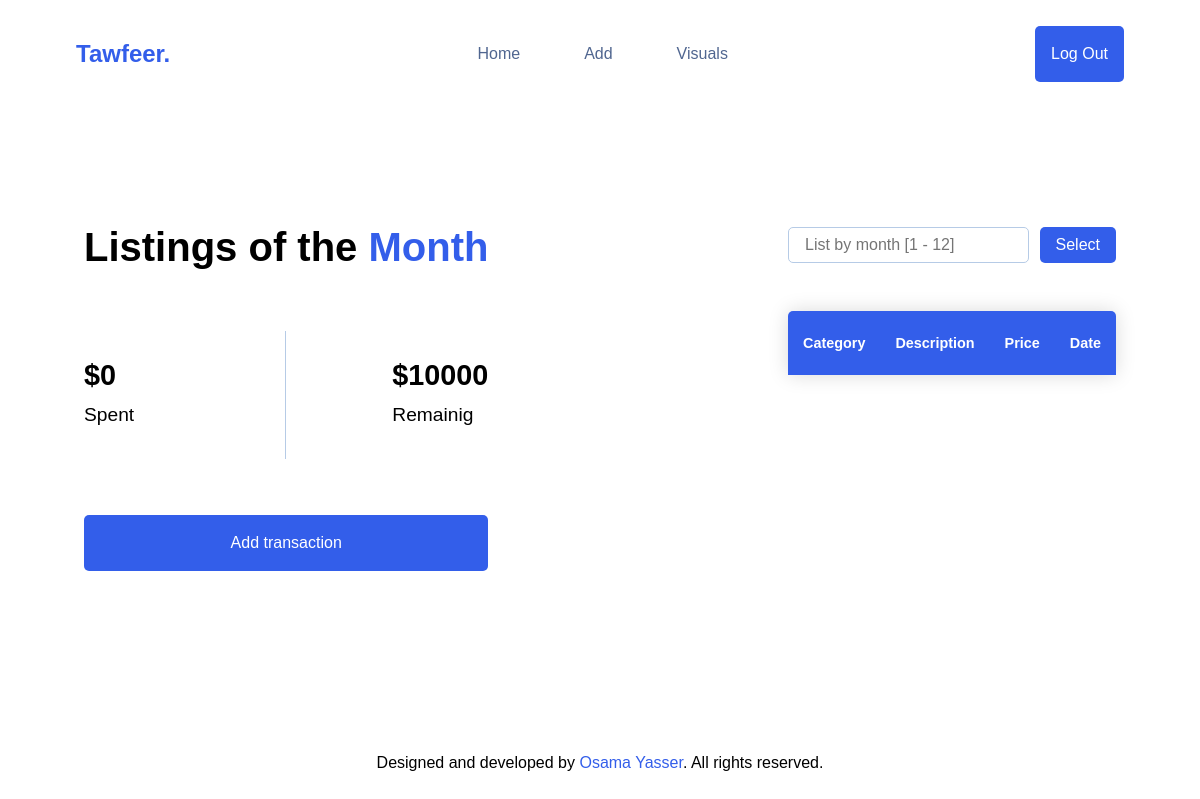
Before: / (signed in) with the older database file.
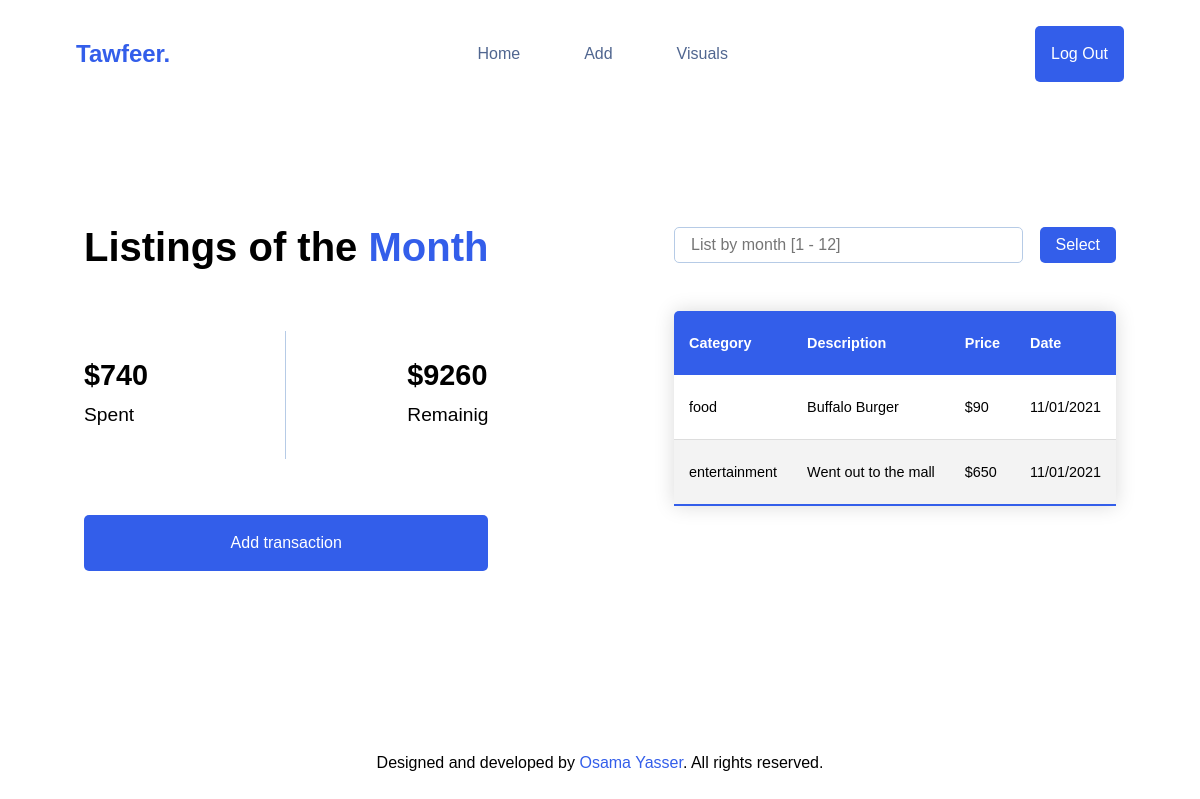
After: the same page with the newer database file.
### tables this page shows
CREATE TABLE users (
    id INTEGER PRIMARY KEY AUTOINCREMENT,
    username TEXT NOT NULL,
    hash TEXT NOT NULL,
    cash NUMERIC NOT NULL DEFAULT 10000.00);

CREATE TABLE transactions (
    id INTEGER PRIMARY KEY AUTOINCREMENT,
    bridge_id INTEGER NOT NULL,
    description TEXT NOT NULL,
    price NUMERIC NOT NULL,
    occurred_at DATE NOT NULL,
    FOREIGN KEY (bridge_id) REFERENCES bridge (id)
);

CREATE TABLE categories (
    id INTEGER PRIMARY KEY AUTOINCREMENT,
    name TEXT NOT NULL);

### app.py (the view)
@app.route('/', methods=['GET', 'POST'])
@login_required
def index():
    user_id = session['user_id']
    cash = db.execute("""
        SELECT cash FROM users
        WHERE id = :id;
    """, id=user_id)[0]['cash']
    if request.method == 'POST':
        month = request.form.get('month')
        if not month:
            return apology('Missing a month?', 400)
        month_name = datetime(2021, int(month), 1).strftime('%B')
        month_name.capitalize()
        if month not in ('10', '11', '12'):
            month = '0' + month
        spent = db.execute("""
            SELECT SUM(t.price) AS sum
            FROM transactions t
            JOIN bridge b
            ON b.id = t.bridge_id
            AND b.user_id = :id
            AND strftime('%m', t.occurred_at) = :month
        """, id=user_id, month=month)[0]['sum']
        if not spent:
            remain, spent = cash, 0
        else:
            remain = cash - spent
        rows = db.execute("""
            SELECT c.name category,
            t.description description,
            t.price price,
            strftime('%d/%m/%Y' ,t.occurred_at) date
            FROM categories c
            JOIN bridge b
            ON c.id = b.category_id
            AND user_id = :id
            JOIN transactions t
            ON b.id = t.bridge_id
            AND strftime('%m', t.occurred_at) = :month
            ORDER BY t.occurred_at DESC, c.name DESC;
        """, id=user_id, month=month)
        return render_template('index.html',
                               spent=spent, remain=remain, rows=rows, month=month_name)
    else:
        spent = db.execute("""
            SELECT SUM(t.price) AS sum
            FROM transactions t
            JOIN bridge b
            ON b.id = t.bridge_id
            AND b.user_id = :id
            AND strftime('%m', t.occurred_at)
            = strftime('%m', date('now'));
        """, id=user_id)[0]['sum']
        if not spent:
            remain, spent = cash, 0
        else:
            remain = cash - spent
        rows = db.execute("""
            SELECT c.name category,
            t.description description,
            t.price price,
            strftime('%d/%m/%Y' ,t.occurred_at) date
            FROM categories c
            JOIN bridge b
            ON c.id = b.category_id
            AND user_id = :id
            JOIN transactions t
            ON b.id = t.bridge_id
            AND strftime('%m', t.occurred_at)
            = strftime('%m', date('now'))
            ORDER BY t.occurred_at DESC, c.name DESC;
        """, id=user_id)
        return render_template('index.html',
                               spent=spent, remain=remain, rows=rows)

### app.py (called while the page is built)
@app.after_request
def after_request(response):
    response.headers["Cache-Control"] = "no-cache, no-store, must-revalidate"
    response.headers["Expires"] = 0
    response.headers["Pragma"] = "no-cache"
    return response

### helpers.py (called while the page is built)
def login_required(f):
    @wraps(f)
    def decorated_function(*args, **kwargs):
        if session.get("user_id") is None:
            return redirect("/login")
        return f(*args, **kwargs)
    return decorated_function

### templates/index.html (shortened to what this page needs)
{% extends "layout.html" %}
{% block main %}
<section id="home">
  <div class="container py-3">
    <div class="left-div">
      {% if not month %}
      <h1 class="m-heading p-1">
        Listings of the <span class="text-primary">Month</span>
      </h1>
      {% else %}
      <h1 class="m-heading p-1">
        Listings of <span class="text-primary">{{ month }}</span>
      </h1>
      {% endif %}
      <div class="cash py-2">
        <div class="spent p-1">
          <h1>${{ spent }}</h1>
          <p>Spent</p>
        </div>
        <div class="remainig p-1">
          <h1>${{ remain }}</h1>
          <p>Remainig</p>
        </div>
      </div>
      <div class="add-btn p-1 text-center">
        <a href="/add" class="btn btn-primary">Add transaction</a>
      </div>
    </div>
    <div class="right-div">
      <div class="form p-1">
        <form action="/" method="POST">
          <input
            placeholder="List by month [1 - 12]"
            autocomplete="off"
            min="1"
            max="12"
            name="month"
            id="month"
            type="number"
          />
          <button type="submit" class="btn btn-primary">Select</button>
        </form>
      </div>
      <div class="table p-1">
        <table id="table" class="content-table">
          <thead>
            <tr>
              <th class="category">Category</th>
              <th>Description</th>
              <th>Price</th>
              <th>Date</th>
            </tr>
          </thead>
          <tbody id="tbody">
            {% for row in rows %}
            <tr>
              <td class="category">{{ row["category"] }}</td>
              <td>{{ row["description"] }}</td>
              <td>${{ row["price"] }}</td>
              <td>{{ row["date"] }}</td>
            </tr>
            {% endfor %}
          </tbody>
        </table>
      </div>
    </div>
  </div>
</section>
{% endblock %}

### templates/layout.html (shortened to what this page needs)
<!DOCTYPE html>
<html lang="en">
  <head>
    <link href="/static/styles.css" rel="stylesheet" />
    <link
      href="/static/mobile.css"
      rel="stylesheet"
      media="screen and (max-width: 768px)"
    />
  </head>
  <body>
    <nav id="navbar">
      <div class="container">
        <h2 class="logo"><a class="text-primary" href="/">Tawfeer.</a></h2>
        {% if session.user_id %}
        <ul>
          <li><a href="/">Home</a></li>
          <li><a href="/add">Add</a></li>
          <li><a href="/insights">Visuals</a></li>
        </ul>
        <a href="/logout" class="btn btn-primary">Log Out</a>
        {% else %}
        <ul>
          <li><a href="/register">Register</a></li>
          <li><a href="/login">Login</a></li>
        </ul>
        {% endif %}
      </div>
    </nav>
     {% block main %}{% endblock %}
    <footer>
      Designed and developed by
      <a
        href="https://www.linkedin.com/in/osamayasserr/"
        class="text-primary"
        target="_blank"
        >Osama Yasser</a
      >. All rights reserved.
    </footer>
  </body>
</html>

### static/styles.css (style rules this page uses)
* { padding: 0; margin: 0; box-sizing: border-box; }
body { font-family: "Noto Sans HK", sans-serif; line-height: 2.5rem; }
a { color: #506690; text-decoration: none; }
ul { list-style: none; }
.container { max-width: 67.5rem; margin: auto; padding: 0 1rem; overflow: hidden; }
.text-center { text-align: center; }
.text-primary { color: #335eea; }
.btn { display: inline-block; font-size: 1rem; padding: 0.5rem 1rem; border: none; cursor: pointer; border-radius: 5px; font-family: "Noto Sans HK", sans-serif; }
.btn-primary { background-color: #335eea; color: #fff; }
.m-heading { font-size: 2.5rem; margin-bottom: 0.5rem; }
.py-2 { padding: 2rem 0; }
.py-3 { padding: 3rem 0; }
.p-1 { padding: 1.5rem 1.5rem; }
#navbar { color: #506690; padding: 1.6rem 0; }
#navbar .container { display: flex; justify-content: space-between; align-items: center; }
#navbar ul { display: flex; justify-content: space-between; align-items: center; }
#navbar ul li { margin: 0 2rem; text-align: center; }
#home .container { display: flex; justify-content: space-between; padding-top: 6rem; }
#home .left-div { display: flex; flex-direction: column; }
#home .left-div .cash { display: flex; justify-content: space-between; align-items: center; font-size: 1.2rem; }
#home .left-div .cash .spent { width: 50%; border-right: 1px solid #b6cbe6; }
#home .left-div .add-btn a { width: 100%; }
#home .right-div { display: flex; flex-direction: column; }
#home .right-div form { display: flex; justify-content: space-between; }
#home .right-div form input { font-size: 1rem; padding: 0.5rem 1rem; border: 1px solid #b6cbe6; border-radius: 5px; flex: 0.95; font-family: "Noto Sans HK", sans-serif; }
.content-table { border-collapse: collapse; font-size: 0.9em; min-width: 300px; border-radius: 5px 5px 0 0; overflow: hidden; box-shadow: 0 0 20px rgba(0, 0, 0, 0.15); }
.content-table thead tr { background-color: #335eea; color: #fff; text-align: left; font-weight: bold; }
.content-table th, .content-table td { padding: 12px 15px; }
.content-table tbody tr { border-bottom: 1px solid #dddddd; }
.content-table tbody tr:nth-of-type(even) { background-color: #f3f3f3; }
.content-table tbody tr:last-of-type { border-bottom: 2px solid #335eea; }
footer { text-align: center; margin-top: 100px; }

### static/mobile.css (style rules this page uses)
#home .container { flex-direction: column; align-items: center; }
#home .container .left-div { padding-bottom: 2rem; border-bottom: 1px solid #b6cbe6; margin: 0 2rem; }
#home .container .right-div { padding-top: 6rem; }

Changed rows visible on the page:
no longer on this page (row unchanged): users: cash "10000"
added transactions: category "food", description "Buffalo Burger", price "90", date "11/01/2021"
added transactions: category "entertainment", description "Went out to the mall", price "650", date "11/01/2021"
Other visible differences:
{{ spent }}: "0" → "740"
{{ remain }}: (not shown) → "9260"
